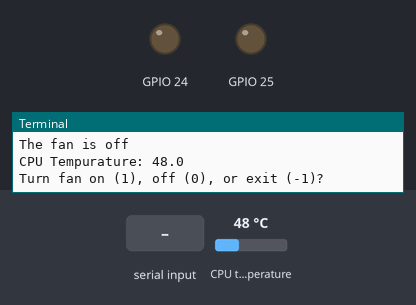
Simulated run of this program. Board: Raspberry Pi (BCM pin numbers). On the bench: output pins drawn as LEDs (lit = HIGH), the last lines printed to the terminal. The inputs (shaded band) are chosen by the test bench; at power-on: CPU temperature 48 °C.

Above: at 1.2 s.
1.3 s: "1" typed at the terminal, then Enter
At 2.0 s:
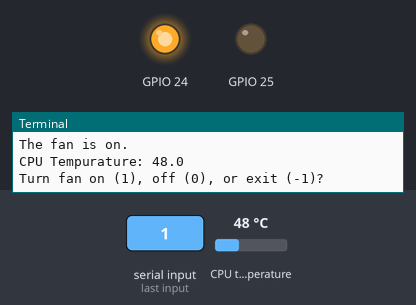
2.8 s: "0" typed at the terminal, then Enter
At 3.1 s:
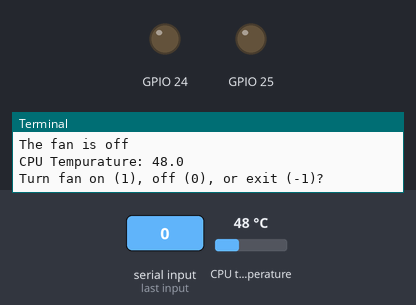
Timing chart, 0 to 5.8 s (numbered marks = the images above; inputs shaded):
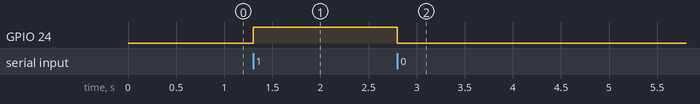

Measured:
- after the input at 1.3 s, GPIO 24: LOW → HIGH at once
- after the input at 2.8 s, GPIO 24: HIGH → LOW at once

The program:

fan.py
```python
import RPi.GPIO as GPIO
import os

def getCPUtemp():
	res = os.popen('vcgencmd measure_temp').readline()
	return(res.replace("temp=","").replace("'C\n",""))

on = 1
off = 0
power = off


# use P1 header pin numbering convention
GPIO.setmode(GPIO.BCM)

#remove warnings
#GPIO.setwarnings(False)

# Set up the GPIO channels
GPIO.setup(25, GPIO.OUT)  # +5V
GPIO.setup(24, GPIO.OUT)  # LED

# os.system('clear')

while on != off:
	os.system('clear')
	CPU_Temp = getCPUtemp()
	if power == on:
	        print "The fan is on."
	else:
	        print "The fan is off"
	print ("CPU Tempurature: " + CPU_Temp)
	power=input('Turn fan on (1), off (0), or exit (-1)?')
	if power == -1:
		break
	elif power == on:
#		GPIO.output(25, GPIO.HIGH)
		GPIO.output(24, GPIO.HIGH)
	elif power == off:
#		GPIO.output(25, GPIO.LOW)
		GPIO.output(24, GPIO.LOW)
os.system('clear')
GPIO.cleanup()
```
